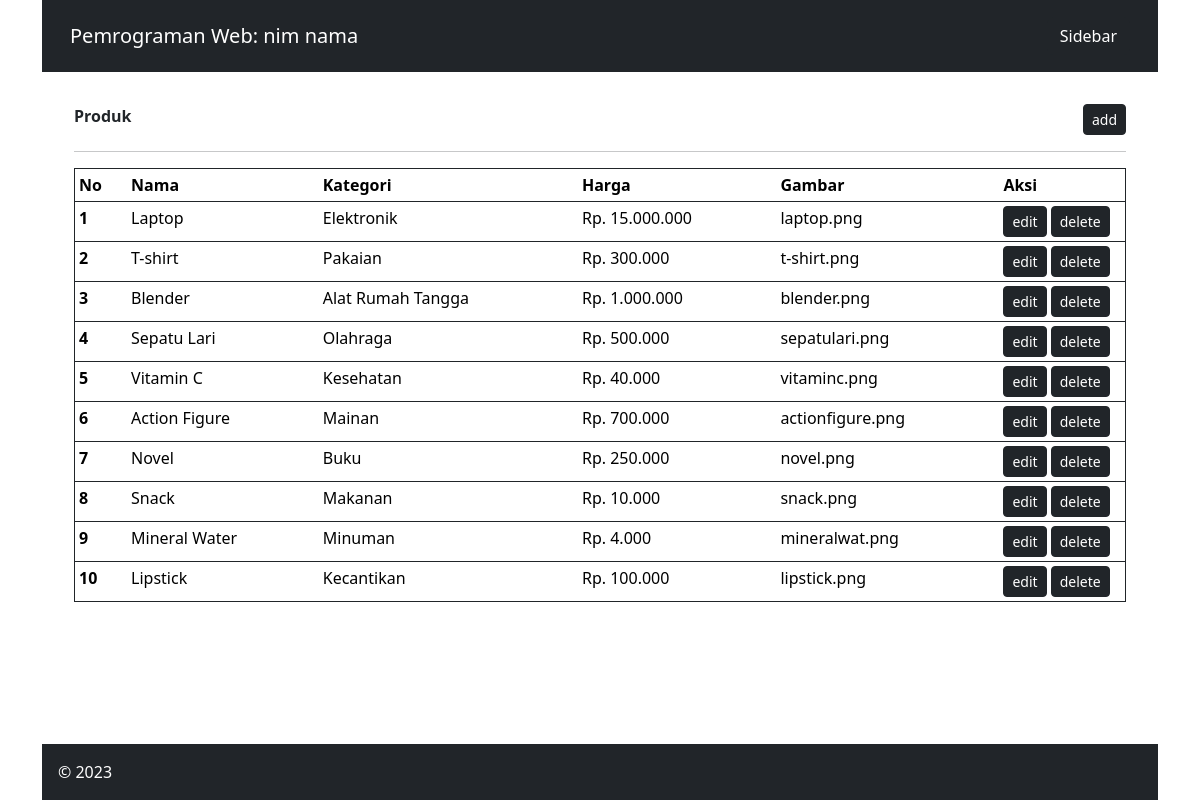
The page / on the database its author committed.
### tables this page shows
CREATE TABLE `produk` (
  `id_produk` int(11) NOT NULL,
  `nama_produk` varchar(255) NOT NULL,
  `id_kategori` int(11) NOT NULL,
  `harga` int(11) DEFAULT NULL,
  `gambar` varchar(255) DEFAULT NULL
);

CREATE TABLE `kategori` (
  `id_kategori` int(11) NOT NULL,
  `nama_kategori` varchar(255) NOT NULL
);

### produk.php (the view)
<div class="row justify-content-between">
	<div class="col-10"><b>Produk </b></div>
	<div class="col-2 d-flex justify-content-end align-items-end">
		<a href="index.php?page=produk-add"><button class="btn btn-dark btn-sm" type="button">add</button></a>
	</div>
</div>
<hr>
<table class="table table-sm border border-dark">
	<thead class="thead-dark">
		<tr>
			<th scope="col" width="5%">No</th>
			<th scope="col">Nama</th>
			<th scope="col">Kategori</th>
			<th scope="col">Harga</th>
			<th scope="col">Gambar</th>
			<th scope="col" width="12%">Aksi</th>
		</tr>
	</thead>
	<tbody>
		<?php
		$que   	= "SELECT * FROM produk JOIN kategori ON produk.id_produk=kategori.id_kategori";
		$select = mysqli_query($con,$que);
		while($data= mysqli_fetch_array($select)){
			?>
			<tr>
				<th scope="row"><?php echo $data['id_produk']; ?></th>
				<td><?php echo $data['nama_produk']; ?></td>
				<td><?php echo $data['nama_kategori']; ?></td>
				<td class="align-right">
					<?php
					$uang = $data['harga'];
					$uang_format = number_format($uang, 0, ',', '.');
					echo "Rp. " . $uang_format;
					?>
				</td>
				<td><?php echo $data['gambar']; ?></td>
				<td>
					<button class="btn btn-dark btn-sm" type="button">edit</button>
					<button class="btn btn-dark btn-sm" type="button">delete</button>
				</td>
			</tr>
		<?php } ?>
	</tbody>
</table>

### index.php (shortened to what this page needs)
<!DOCTYPE html>
<html lang="en">
<head>
    <link href="https://cdn.jsdelivr.net/npm/bootstrap@5.3.2/dist/css/bootstrap.min.css" rel="stylesheet">
</head>
<body class="container d-flex flex-column h-100">
    <header>
        <nav class="navbar navbar-expand-lg navbar-dark bg-dark p-3">
            <div class="container">
                <a class="navbar-brand" href="#">Pemrograman Web: nim nama</a>
                <button class="btn btn-dark" type="button" data-bs-toggle="collapse" data-bs-target="#collapseExample" aria-expanded="false" aria-controls="collapseExample">
                    Sidebar
                </button>
            </div>
        </nav>
    </header>
    <div class="container flex-grow-1" id="content">
        <div class="row h-100">
            <div class="col p-3 h-100">
                <div class="p-3">
                    <?php
                    include "sql.php";
                    $halaman = isset($_GET['page']) ? $_GET['page'] : 'produk';
                    switch ($halaman) {
                        default:
                            include('produk.php');
                            break;
                    }
                    ?>
            </div>
        </div>
    </div>
</div>
<footer class="bg-dark text-white p-3" >
    <a>&copy; 2023</a>
</footer>
</body>
</html>

### index.php (style rules this page uses)
html, body { height: 100%; }

### rows shown on the page
produk: id_produk "1", nama_produk "Laptop", id_kategori.nama_kategori "Elektronik", harga "15.000.000", gambar "laptop.png"
produk: id_produk "2", nama_produk "T-shirt", id_kategori.nama_kategori "Pakaian", harga "300.000", gambar "t-shirt.png"
produk: id_produk "3", nama_produk "Blender", id_kategori.nama_kategori "Alat Rumah Tangga", harga "1.000.000", gambar "blender.png"
produk: id_produk "4", nama_produk "Sepatu Lari", id_kategori.nama_kategori "Olahraga", harga "500.000", gambar "sepatulari.png"
produk: id_produk "5", nama_produk "Vitamin C", id_kategori.nama_kategori "Kesehatan", harga "40.000", gambar "vitaminc.png"
produk: id_produk "6", nama_produk "Action Figure", id_kategori.nama_kategori "Mainan", harga "700.000", gambar "actionfigure.png"
produk: id_produk "7", nama_produk "Novel", id_kategori.nama_kategori "Buku", harga "250.000", gambar "novel.png"
produk: id_produk "8", nama_produk "Snack", id_kategori.nama_kategori "Makanan", harga "10.000", gambar "snack.png"
produk: id_produk "9", nama_produk "Mineral Water", id_kategori.nama_kategori "Minuman", harga "4.000", gambar "mineralwat.png"
produk: id_produk "10", nama_produk "Lipstick", id_kategori.nama_kategori "Kecantikan", harga "100.000", gambar "lipstick.png"
